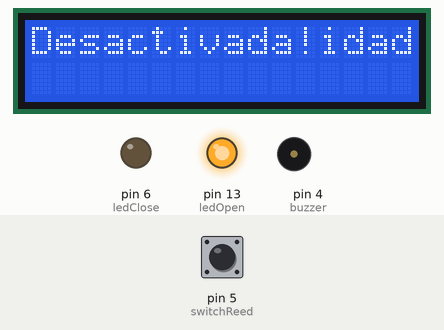
This sketch was run on a simulated Arduino Uno, built with avr-gcc and run on an emulated ATmega328P. Shown: 16×2 character LCD, output pins drawn as LEDs (lit = HIGH), buzzer (waves = sounding, pin HIGH). Inputs (shaded band) come from the test bench; at power-on: pin 5 (switchReed) LOW.

Above: at 1.2 s.
1.3 s: pin 5 (switchReed) pulled HIGH for 0.15 s
At 2.1 s:
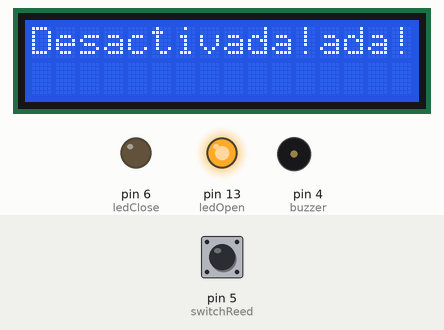
2.9 s: pin 5 (switchReed) pulled HIGH for 3.2 s
At 3.8 s:
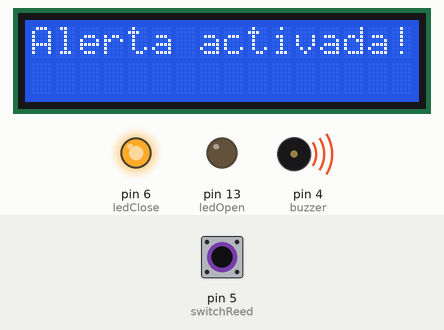
Timing chart, 0 to 7.6 s (numbered marks = the images above; inputs shaded):
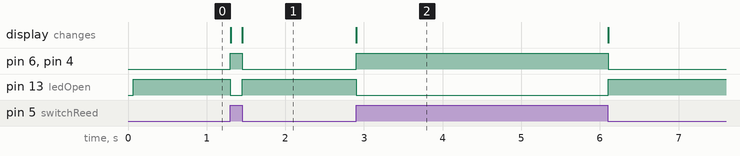

The sketch:

Seguridad.ino
```cpp
// Incluímos la libreria externa para poder utilizarla
#include <LiquidCrystal.h>
// Se instancia el LCD con los pines indicados
LiquidCrystal lcd(7, 8, 9, 10, 11, 12); //    ( RS, EN, d4, d5, d6, d7)

int ledOpen = 13;//salida del led en el pin 13
int ledClose = 6;//salida del led en el pin 6
int switchReed = 5;//salida del Reed SW en el pin 5
int buzzer = 4;//salida del Buzzer en el pin 4
//Esta función nos sirve para hacer una configuración
//inicial en nuestros programas
void setup() {
  // Se configuran los pines de los LEDs como salidas y se ponen a 0.
  pinMode(ledOpen, OUTPUT); //Establecer LED como salida
  pinMode(ledClose, OUTPUT); //Establecer LED como salida
  pinMode(switchReed, INPUT);//Establecer el sensor como entrada
  pinMode(buzzer, OUTPUT);//Establecer Buzzer como salida
  Serial.begin(9600);// Configuración monitor serie
  lcd.begin(16, 2);//Pantalla de 20 caracteres y  lineas
  lcd.print("Alarma Seguridadad");// Se imprime la pantalla de inicio:
}

void loop() {
  if (digitalRead(switchReed) == HIGH) {//verificar si la entrada esta ALTA
    digitalWrite(ledOpen, LOW);// apaga el LED
    digitalWrite(ledClose, HIGH);// enciende el LED
    digitalWrite(buzzer, HIGH);// enciende el buzzer
    lcd.setCursor(0, 0);// Situamos el cursor en la columna 0 fila 0 del LCD
    lcd.print("Alerta activada!");// Escribimos Alerta!!!!!!
  }
  else {
    digitalWrite(ledOpen, HIGH);// enciende el LED
    digitalWrite(ledClose, LOW);// apaga el LED
    digitalWrite(buzzer, LOW);// apaga el buzzer
    lcd.setCursor(0, 0);// Situamos el cursor en la columna 0 fila 0 del LCD
    lcd.print("Desactivada!");// Escribimos Desactivada!!!!!!
  }
  delay(1);
}
```

Measured:
- after the input at 1.3 s, pin 6 (ledClose), pin 4 (buzzer): LOW → HIGH at once, → LOW 0.15 s later; pin 13 (ledOpen): HIGH → LOW at once, → HIGH 0.15 s later; the display: first changes at once (image 1 shows a later state)
- after the input at 2.9 s, pin 6 (ledClose), pin 4 (buzzer): LOW → HIGH at once, → LOW 3.2 s later; pin 13 (ledOpen): HIGH → LOW at once, → HIGH 3.2 s later; the display: changes at once (image 2)
